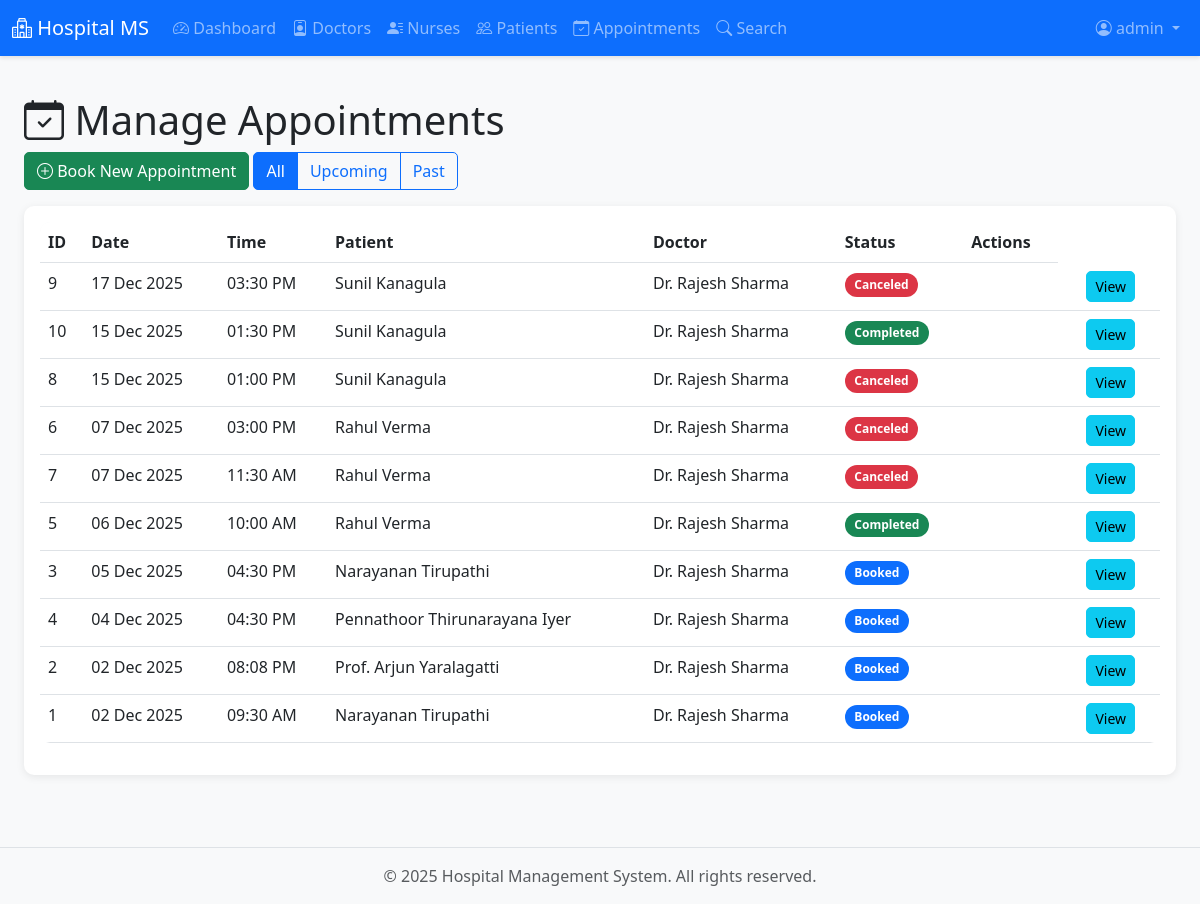
The app's page /admin/appointments (signed in) with its own data.
### models/user.py (models this page shows, shortened)
class User(UserMixin, db.Model):
    __tablename__ = 'users'
    id = db.Column(db.Integer, primary_key=True)
    username = db.Column(db.String(80), unique=True, nullable=False, index=True)
    email = db.Column(db.String(120), unique=True, nullable=False, index=True)
    password_hash = db.Column(db.String(200), nullable=False)
    role = db.Column(db.String(20), nullable=False)  # admin, doctor, patient
    is_active = db.Column(db.Boolean, default=True, nullable=False)
    created_at = db.Column(db.DateTime, default=datetime.utcnow)
    updated_at = db.Column(db.DateTime, default=datetime.utcnow, onupdate=datetime.utcnow)
    doctor = db.relationship('Doctor', backref='user', uselist=False, lazy=True)
    patient = db.relationship('Patient', backref='user', uselist=False, lazy=True)
    nurse = db.relationship('Nurse', backref='user', uselist=False, lazy=True)
    triage = db.relationship('Triage', backref='user', uselist=False, lazy=True)
    def is_admin(self):
        return self.role == 'admin'

### models/appointment.py (models this page shows, shortened)
class Appointment(db.Model):
    __tablename__ = 'appointments'
    id = db.Column(db.Integer, primary_key=True)
    patient_id = db.Column(db.Integer, db.ForeignKey('patients.id'), nullable=False)
    doctor_id = db.Column(db.Integer, db.ForeignKey('doctors.id'), nullable=False)
    nurse_id = db.Column(db.Integer, db.ForeignKey('nurses.id'), nullable=True, index=True)
    appointment_date = db.Column(db.Date, nullable=False, index=True)
    appointment_time = db.Column(db.Time, nullable=False)
    status = db.Column(db.String(20), default='Booked', nullable=False)  # Booked, Completed, Canceled
    reason = db.Column(db.Text)
    notes = db.Column(db.Text)
    priority = db.Column(db.String(20), default='Standard')
    triage_assessment_id = db.Column(db.Integer, db.ForeignKey('triage_assessments.id'), nullable=True)
    is_deleted = db.Column(db.Boolean, default=False, nullable=False)
    created_at = db.Column(db.DateTime, default=datetime.utcnow)
    updated_at = db.Column(db.DateTime, default=datetime.utcnow, onupdate=datetime.utcnow)
    nurse = db.relationship('Nurse', backref='appointments', lazy=True)
    treatment = db.relationship('Treatment', backref='appointment', uselist=False, lazy=True)

### models/patient.py (models this page shows, shortened)
class Patient(db.Model):
    __tablename__ = 'patients'
    id = db.Column(db.Integer, primary_key=True)
    user_id = db.Column(db.Integer, db.ForeignKey('users.id'), nullable=False, unique=True)
    full_name = db.Column(db.String(100), nullable=False)
    date_of_birth = db.Column(db.Date)
    gender = db.Column(db.String(10))
    blood_group = db.Column(db.String(5))
    contact_number = db.Column(db.String(20), nullable=False)
    address = db.Column(db.Text)
    emergency_contact_name = db.Column(db.String(100))
    emergency_contact_number = db.Column(db.String(20))
    medical_history = db.Column(db.Text)
    allergies = db.Column(db.Text)
    is_active = db.Column(db.Boolean, default=True, nullable=False)
    is_deleted = db.Column(db.Boolean, default=False, nullable=False)
    created_at = db.Column(db.DateTime, default=datetime.utcnow)
    updated_at = db.Column(db.DateTime, default=datetime.utcnow, onupdate=datetime.utcnow)
    appointments = db.relationship('Appointment', backref='patient', lazy='dynamic')

### models/doctor.py (models this page shows, shortened)
class Doctor(db.Model):
    __tablename__ = 'doctors'
    id = db.Column(db.Integer, primary_key=True)
    user_id = db.Column(db.Integer, db.ForeignKey('users.id'), nullable=False, unique=True)
    full_name = db.Column(db.String(100), nullable=False)
    specialization = db.Column(db.String(100), nullable=False, index=True)
    qualification = db.Column(db.String(200))
    experience_years = db.Column(db.Integer)
    contact_number = db.Column(db.String(20))
    license_number = db.Column(db.String(50), unique=True)
    consultation_fee = db.Column(db.Float, default=0.0)
    bio = db.Column(db.Text)
    is_active = db.Column(db.Boolean, default=True, nullable=False)
    is_deleted = db.Column(db.Boolean, default=False, nullable=False)
    created_at = db.Column(db.DateTime, default=datetime.utcnow)
    updated_at = db.Column(db.DateTime, default=datetime.utcnow, onupdate=datetime.utcnow)
    appointments = db.relationship('Appointment', backref='doctor', lazy='dynamic')
    availability = db.relationship('DoctorAvailability', backref='doctor', lazy='dynamic')

### routes/admin.py (the view, shortened to what this page needs)
@admin_bp.route('/appointments')
@admin_required
def appointments():
    filter_type = request.args.get('filter', 'all')
    page = request.args.get('page', 1, type=int)
    per_page = 10
    query = Appointment.query.filter_by(is_deleted=False)
    if filter_type == 'upcoming':
        query = query.filter(
            Appointment.appointment_date >= date.today(),
            Appointment.status == 'Booked'
        )
    appointments = query.order_by(
        Appointment.appointment_date.desc(),
        Appointment.appointment_time.desc()
    ).paginate(page=page, per_page=per_page, error_out=False)
    return render_template('admin/appointments.html',
                         appointments=appointments,
                         filter_type=filter_type,
                         today=date.today())

### extensions.py (called while the page is built)
def init_extensions(app):
    db.init_app(app)
    login_manager.init_app(app)
    mail.init_app(app)  # ADD THIS LINE
    cache.init_app(app)  # ADD THIS LINE
    from models.user import User
    @login_manager.user_loader
    def load_user(user_id):
        return User.query.get(int(user_id))

### templates/admin/appointments.html (shortened to what this page needs)
{% extends "base.html" %}
{% block content %}
<div class="container-fluid">
    <h1><i class="bi bi-calendar-check"></i> Manage Appointments</h1>
    <div class="btn-group mb-3" role="group">
        <a href="{{ url_for('admin.book_appointment') }}" class="btn btn-success">
            <i class="bi bi-plus-circle"></i> Book New Appointment
        </a>
    </div>
    <div class="btn-group mb-3" role="group">
        <a href="{{ url_for('admin.appointments', filter='all') }}"
            class="btn btn-outline-primary {{ 'active' if filter_type == 'all' }}">All</a>
        <a href="{{ url_for('admin.appointments', filter='upcoming') }}"
            class="btn btn-outline-primary {{ 'active' if filter_type == 'upcoming' }}">Upcoming</a>
        <a href="{{ url_for('admin.appointments', filter='past') }}"
            class="btn btn-outline-primary {{ 'active' if filter_type == 'past' }}">Past</a>
    </div>
    {% if appointments.items %}
    <div class="card">
        <div class="card-body">
            <table class="table table-hover">
                <thead>
                    <tr>
                        <th>ID</th>
                        <th>Date</th>
                        <th>Time</th>
                        <th>Patient</th>
                        <th>Doctor</th>
                        <th>Status</th>
                        <th>Actions</th>
                    </tr>
                </thead>
                <tbody>
                    {% for apt in appointments.items %}
                    <tr>
                        <td>{{ apt.id }}</td>
                        <td>{{ apt.appointment_date|format_date }}</td>
                        <td>{{ apt.appointment_time|format_time }}</td>
                        <td>{{ apt.patient.full_name }}</td>
                        <td>{{ apt.doctor.full_name }}</td>
                        <td><span
                                class="badge bg-{{ 'primary' if apt.status == 'Booked' else 'success' if apt.status == 'Completed' else 'danger' }}">{{
                                apt.status }}</span></td>
                        <td>
                        <td>
                        <td>
                            <a href="{{ url_for('admin.view_appointment', appointment_id=apt.id) }}"
                                class="btn btn-sm btn-info">View</a>
                        </td>
                        </td>
                        </td>
                    </tr>
                    {% endfor %}
                </tbody>
            </table>
        </div>
    </div>
    {% else %}
    <div class="alert alert-info">No appointments found.</div>
    {% endif %}
</div>
{% endblock %}

### templates/base.html (shortened to what this page needs)
<!DOCTYPE html>
<html lang="en">
<head>
    <link href="https://cdn.jsdelivr.net/npm/bootstrap@5.3.0/dist/css/bootstrap.min.css" rel="stylesheet">
    <link rel="stylesheet" href="https://cdn.jsdelivr.net/npm/bootstrap-icons@1.10.0/font/bootstrap-icons.css">
    <link rel="stylesheet" href="{{ url_for('static', filename='css/style.css') }}">
    <link href="https://cdn.jsdelivr.net/npm/fullcalendar@5.11.3/main.min.css" rel="stylesheet">
</head>
<body>
    {% if current_user.is_authenticated %}
    <nav class="navbar navbar-expand-lg navbar-dark bg-primary">
        <div class="container-fluid">
            <a class="navbar-brand" href="{{ url_for('main.index') }}">
                <i class="bi bi-hospital"></i> Hospital MS
            </a>
            <div class="collapse navbar-collapse" id="navbarNav">
                <ul class="navbar-nav me-auto">
                    {% if current_user.is_admin() %}
                    <li class="nav-item">
                        <a class="nav-link" href="{{ url_for('admin.dashboard') }}"><i class="bi bi-speedometer2"></i>
                            Dashboard</a>
                    </li>
                    <li class="nav-item">
                        <a class="nav-link" href="{{ url_for('admin.doctors') }}"><i class="bi bi-person-badge"></i>
                            Doctors</a>
                    </li>
                    <li class="nav-item">
                        <a class="nav-link" href="{{ url_for('admin.nurses') }}"><i class="bi bi-person-lines-fill"></i>
                            Nurses</a>
                    </li>
                    <li class="nav-item">
                        <a class="nav-link" href="{{ url_for('admin.patients') }}"><i class="bi bi-people"></i>
                            Patients</a>
                    </li>
                    <li class="nav-item">
                        <a class="nav-link" href="{{ url_for('admin.appointments') }}"><i
                                class="bi bi-calendar-check"></i> Appointments</a>
                    </li>
                    <li class="nav-item">
                        <a class="nav-link" href="{{ url_for('admin.search') }}"><i class="bi bi-search"></i> Search</a>
                    </li>
                    {% endif %}
                </ul>
                <ul class="navbar-nav">
                    <li class="nav-item dropdown">
                        <a class="nav-link dropdown-toggle" href="#" id="userDropdown" role="button"
                            data-bs-toggle="dropdown">
                            <i class="bi bi-person-circle"></i> {{ current_user.username }}
                        </a>
                    </li>
                </ul>
            </div>
        </div>
    </nav>
    {% endif %}
    <main class="container-fluid py-4">
        {% block content %}{% endblock %}
    </main>
    <footer class="bg-light text-center text-muted py-3 mt-5">
        <div class="container">
            <p class="mb-0">&copy; 2025 Hospital Management System. All rights reserved.</p>
        </div>
    </footer>
</body>
</html>

### static/css/style.css (style rules this page uses)
:root { --primary-color: #0d6efd; --success-color: #198754; --danger-color: #dc3545; --warning-color: #ffc107; --info-color: #0dcaf0; }
body { font-family: 'Segoe UI', Tahoma, Geneva, Verdana, sans-serif; background-color: #f8f9fa; min-height: 100vh; display: flex; flex-direction: column; }
main { flex: 1; }
.navbar { box-shadow: 0 2px 4px rgba(0,0,0,.1); }
.card { border: none; border-radius: 10px; box-shadow: 0 2px 8px rgba(0,0,0,.08); transition: transform 0.2s, box-shadow 0.2s; }
.btn { border-radius: 5px; transition: all 0.3s; }
.table { border-radius: 10px; overflow: hidden; }
.table thead { background-color: #f8f9fa; }
.badge { padding: 0.5em 0.8em; border-radius: 20px; }
footer { margin-top: auto; background-color: #f8f9fa; border-top: 1px solid #dee2e6; }

### records on screen
User: username "admin"
Appointment: id "9", appointment_date "17 Dec 2025", appointment_time "03:30 PM", patient.full_name "Sunil Kanagula", doctor.full_name "Dr. Rajesh Sharma", status "Canceled"
Appointment: id "10", appointment_date "15 Dec 2025", appointment_time "01:30 PM", patient.full_name "Sunil Kanagula", doctor.full_name "Dr. Rajesh Sharma", status "Completed"
Appointment: id "8", appointment_date "15 Dec 2025", appointment_time "01:00 PM", patient.full_name "Sunil Kanagula", doctor.full_name "Dr. Rajesh Sharma", status "Canceled"
Appointment: id "6", appointment_date "07 Dec 2025", appointment_time "03:00 PM", patient.full_name "Rahul Verma", doctor.full_name "Dr. Rajesh Sharma", status "Canceled"
Appointment: id "7", appointment_date "07 Dec 2025", appointment_time "11:30 AM", patient.full_name "Rahul Verma", doctor.full_name "Dr. Rajesh Sharma", status "Canceled"
Appointment: id "5", appointment_date "06 Dec 2025", appointment_time "10:00 AM", patient.full_name "Rahul Verma", doctor.full_name "Dr. Rajesh Sharma", status "Completed"
Appointment: id "3", appointment_date "05 Dec 2025", appointment_time "04:30 PM", patient.full_name "Narayanan Tirupathi", doctor.full_name "Dr. Rajesh Sharma", status "Booked"
Appointment: id "4", appointment_date "04 Dec 2025", appointment_time "04:30 PM", patient.full_name "Pennathoor Thirunarayana Iyer", doctor.full_name "Dr. Rajesh Sharma", status "Booked"
Appointment: id "2", appointment_date "02 Dec 2025", appointment_time "08:08 PM", patient.full_name "Prof. Arjun Yaralagatti", doctor.full_name "Dr. Rajesh Sharma", status "Booked"
Appointment: id "1", appointment_date "02 Dec 2025", appointment_time "09:30 AM", patient.full_name "Narayanan Tirupathi", doctor.full_name "Dr. Rajesh Sharma", status "Booked"
